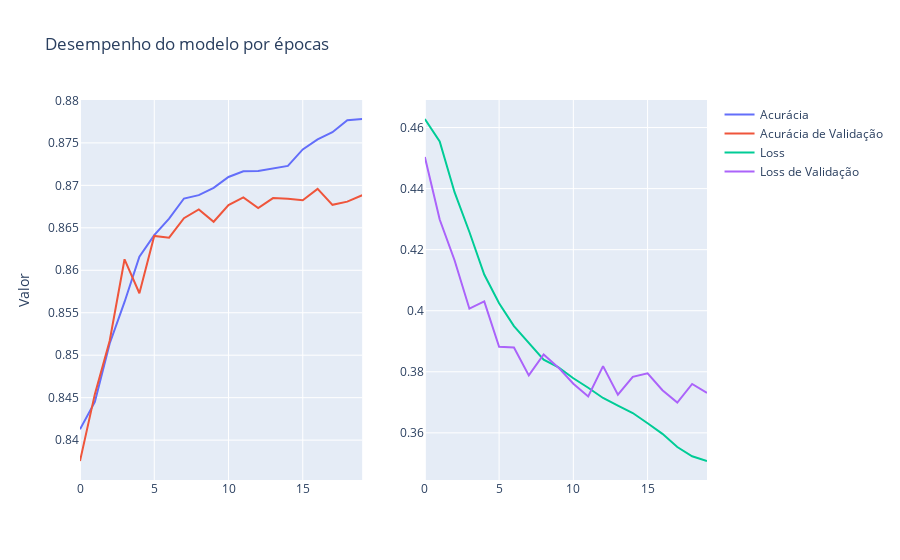

Source (notebook cell):
### Code cell
plot_results(history)

### Figure 1 — Plotly figure (JSON) as saved in the notebook; plotly's stock layout.template omitted (floating-point values rounded to 4 significant figures)
{"data": [{"name": "Acurácia", "type": "scatter", "x": [0, 1, 2, 3, 4, 5, 6, 7, 8, 9, 10, 11, 12, 13, 14, 15, 16, 17, 18, 19], "xaxis": "x", "y": [0.8413, 0.8445, 0.8514, 0.8563, 0.8616, 0.8641, 0.8661, 0.8684, 0.8688, 0.8697, 0.871, 0.8716, 0.8717, 0.872, 0.8723, 0.8742, 0.8754, 0.8763, 0.8777, 0.8778], "yaxis": "y"}, {"name": "Acurácia de Validação", "type": "scatter", "x": [0, 1, 2, 3, 4, 5, 6, 7, 8, 9, 10, 11, 12, 13, 14, 15, 16, 17, 18, 19], "xaxis": "x", "y": [0.8375, 0.8454, 0.8517, 0.8613, 0.8573, 0.864, 0.8638, 0.8661, 0.8672, 0.8657, 0.8677, 0.8686, 0.8673, 0.8685, 0.8684, 0.8683, 0.8696, 0.8677, 0.8681, 0.8688], "yaxis": "y"}, {"name": "Loss", "type": "scatter", "x": [0, 1, 2, 3, 4, 5, 6, 7, 8, 9, 10, 11, 12, 13, 14, 15, 16, 17, 18, 19], "xaxis": "x2", "y": [0.4628, 0.4554, 0.4388, 0.4258, 0.4119, 0.4024, 0.3949, 0.3894, 0.384, 0.3815, 0.3779, 0.3748, 0.3714, 0.3689, 0.3665, 0.3631, 0.3597, 0.3553, 0.3523, 0.3508], "yaxis": "y2"}, {"name": "Loss de Validação", "type": "scatter", "x": [0, 1, 2, 3, 4, 5, 6, 7, 8, 9, 10, 11, 12, 13, 14, 15, 16, 17, 18, 19], "xaxis": "x2", "y": [0.4503, 0.4299, 0.4165, 0.4007, 0.403, 0.3882, 0.3879, 0.3788, 0.3857, 0.3814, 0.3761, 0.3719, 0.3819, 0.3725, 0.3783, 0.3795, 0.374, 0.3699, 0.376, 0.373], "yaxis": "y2"}], "layout": {"title": {"text": "Desempenho do modelo por épocas"}, "xaxis": {"anchor": "y", "domain": [0, 0.45]}, "xaxis2": {"anchor": "y2", "domain": [0.55, 1]}, "yaxis": {"anchor": "x", "domain": [0, 1], "title": {"text": "Valor"}}, "yaxis2": {"anchor": "x2", "domain": [0, 1]}}}
